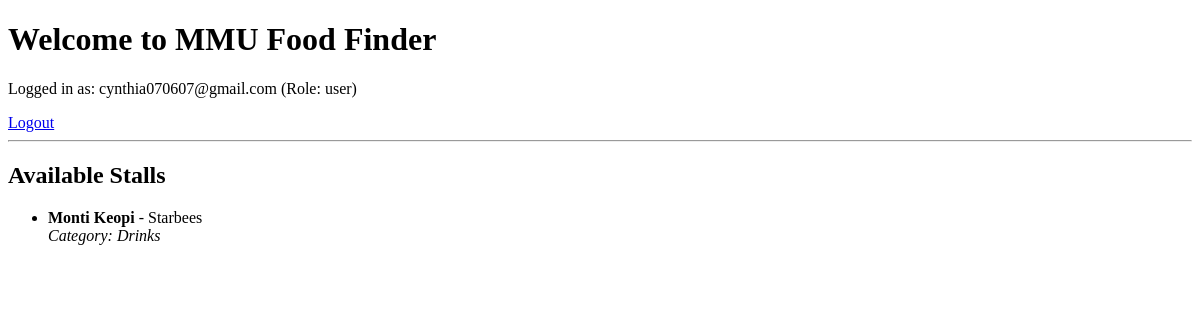
Page / (signed in) on the earlier database version.
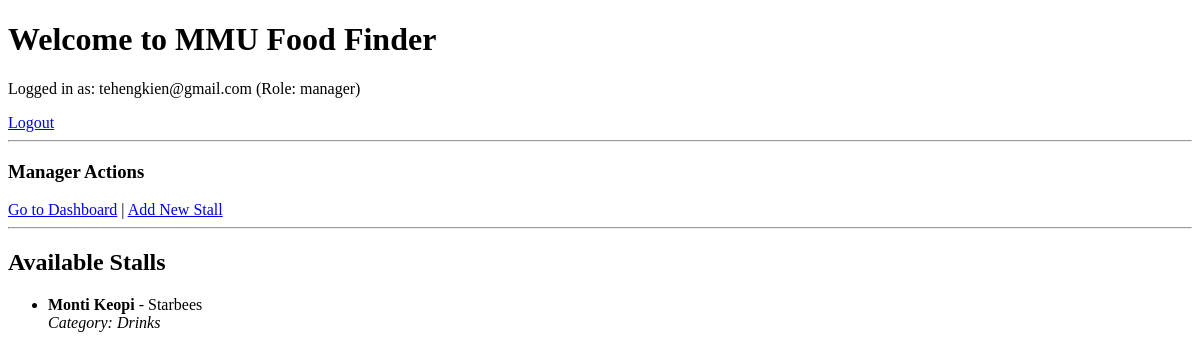
Same page on the later database version.
### app.py (models this page shows)
class User(db.Model, UserMixin):
    id = db.Column(db.Integer, primary_key=True)
    email = db.Column(db.String(120), unique=True, nullable=False)
    password= db.Column(db.String(120), nullable=False)
    role = db.Column(db.String(20), default='user')

class Stall(db.Model):
    id = db.Column(db.Integer, primary_key=True)
    name = db.Column(db.String(120), nullable=False)
    location = db.Column(db.String(200))
    category = db.Column(db.String(50))
    description = db.Column(db.Text)

### app.py (the view)
@app.route('/')
def home():
    all_stalls = Stall.query.all()
    return render_template('home.html', stalls=all_stalls)

### app.py (called while the page is built)
@login_manager.user_loader
def load_user(user_id):
    return User.query.get(int(user_id))

### templates/home.html (shortened to what this page needs)
<!DOCTYPE html>
<html>
<head>
</head>
<body>
    <h1>Welcome to MMU Food Finder</h1>
    {% if current_user.is_authenticated %}
        <p>Logged in as: {{ current_user.email }} (Role: {{ current_user.role }})</p>
        <a href="{{ url_for('logout') }}">Logout</a>
        {% if current_user.role == 'manager' %}
            <hr>
            <h3>Manager Actions</h3>
            <a href="{{ url_for('manager_dashboard') }}">Go to Dashboard</a> |
            <a href="{{ url_for('add_stall') }}">Add New Stall</a>
        {% endif %}
    {% else %}
        <a href="{{ url_for('login') }}">Login</a> |
        <a href="{{ url_for('register') }}">Register</a>
    {% endif %}
    <hr>
    <h2>Available Stalls</h2>
    <ul>
        {% for stall in stalls %}
            <li>
                <strong>{{ stall.name }}</strong> - {{ stall.location }} <br>
                <em>Category: {{ stall.category }}</em>
            </li>
        {% else %}
            <li>No stalls available yet.</li>
        {% endfor %}
    </ul>
</body>
</html>

Differences in the rows shown:
changed User: email "cynthia070607@gmail.com" → "tehengkien@gmail.com"; role "user" → "manager"
Other differences:
text now shown: "Manager Actions Go to Dashboard | Add New Stall"
